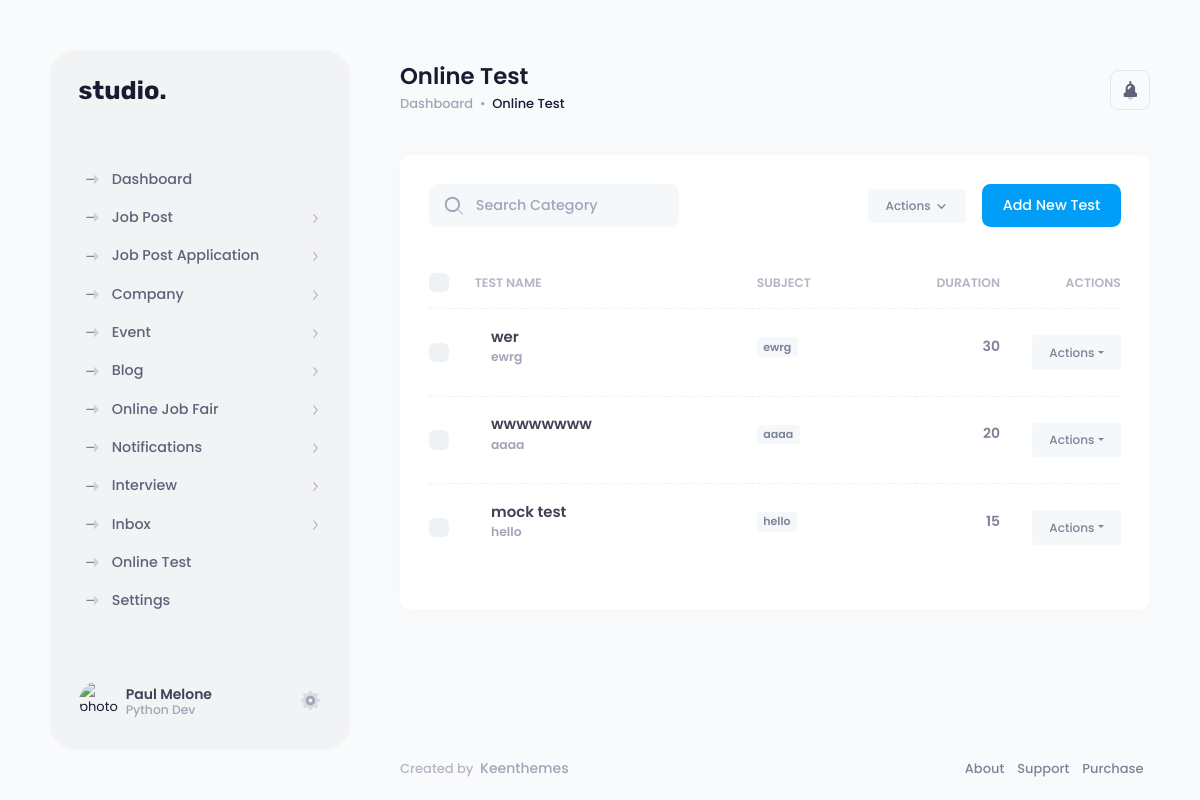
The page /test/test.php on the database its author committed.
### tables this page shows
CREATE TABLE `tests` (
  `test_id` varchar(25) NOT NULL,
  `test_name` varchar(255) NOT NULL,
  `test_details` text DEFAULT NULL,
  `subject` varchar(100) DEFAULT NULL,
  `duration` int(11) DEFAULT NULL
);

### test/test.php (the view, shortened to what this page needs)
<!DOCTYPE html>
<html lang="en">
	<head><base href="../">
		<link href="assets/plugins/custom/datatables/datatables.bundle.css" rel="stylesheet" type="text/css" />
		<link href="assets/plugins/global/plugins.bundle.css" rel="stylesheet" type="text/css" />
		<link href="assets/css/style.bundle.css" rel="stylesheet" type="text/css" />
	</head>
	<body id="kt_body">
		<div class="d-flex flex-column flex-root">
			<div class="page d-flex flex-row flex-column-fluid">
				<div id="kt_aside" class="aside py-9" data-kt-drawer="true" data-kt-drawer-name="aside" data-kt-drawer-activate="{default: true, lg: false}" data-kt-drawer-overlay="true" data-kt-drawer-width="{default:'200px', '300px': '250px'}" data-kt-drawer-direction="start" data-kt-drawer-toggle="#kt_aside_toggle">
                    <?php include '../templet/logo.php';?>
                    <?php include '../templet/aside_menu.php';?>
                    <?php include '../user/user.php';?>
				</div>
				<div class="wrapper d-flex flex-column flex-row-fluid" id="kt_wrapper">
					<div id="kt_header" class="header">
						<div class="container d-flex flex-stack flex-wrap gap-2" id="kt_header_container">
							<div class="page-title d-flex flex-column align-items-start justify-content-center flex-wrap me-lg-2 pb-5 pb-lg-0" data-kt-swapper="true" data-kt-swapper-mode="prepend" data-kt-swapper-parent="{default: '#kt_content_container', lg: '#kt_header_container'}">
								<h1 class="d-flex flex-column text-dark fw-bolder my-0 fs-1">Online Test</h1>
								<ul class="breadcrumb breadcrumb-dot fw-bold fs-base my-1">
									<li class="breadcrumb-item text-muted">
										<a href="home.php" class="text-muted">Dashboard</a>
									</li>
									<li class="breadcrumb-item text-dark">Online Test</li>
								</ul>
							</div>
							<div class="d-flex align-items-center flex-shrink-0">
								<div class="d-flex align-items-center ms-3 ms-lg-4">
									<div class="btn btn-icon btn-color-gray-700 btn-active-color-primary btn-outline btn-outline-secondary w-40px h-40px" id="kt_activities_toggle">
										<span class="svg-icon svg-icon-1">
										</span>
									</div>
								</div>
							</div>
						</div>
					</div>
					<div class="content d-flex flex-column flex-column-fluid" id="kt_content">
						<div class="container-xxl" id="kt_content_container">
							<div class="card card-flush">
								<div class="card-header align-items-center py-5 gap-2 gap-md-5">
									<div class="card-title">
										<div class="d-flex align-items-center position-relative my-1">
											<span class="svg-icon svg-icon-1 position-absolute ms-4">
											</span>
											<input type="text" data-kt-ecommerce-category-filter="search" class="form-control form-control-solid w-250px ps-14" placeholder="Search Category" />
										</div>
									</div>
									<div class="card-toolbar flex-row-fluid justify-content-end gap-5">
										<div>
										<a href="#" class="btn btn-sm btn-light btn-active-light-primary w-100 mw-150px" data-kt-menu-trigger="click" data-kt-menu-placement="bottom-end">Actions
													<span class="svg-icon svg-icon-5 m-0">
													</span>
													</a>
											</div>
										<div class="card-toolbar">
											<a href="#" class="btn btn-primary" data-bs-toggle="modal" data-bs-target="#kt_modal_new_test">Add New Test</a>
										</div>
									</div>
								</div>
								<div class="card-body pt-0">
									<table class="table align-middle table-row-dashed fs-6 gy-5" id="kt_ecommerce_category_table">
										<thead>
											<tr class="text-start text-gray-400 fw-bolder fs-7 text-uppercase gs-0">
												<th class="w-10px pe-2">
													<div class="form-check form-check-sm form-check-custom form-check-solid me-3">
														<input class="form-check-input" type="checkbox" data-kt-check="true" data-kt-check-target="#kt_ecommerce_category_table .form-check-input" value="1" />
													</div>
												</th>
												<th class="min-w-250px">Test Name</th>
												<th class="min-w-150px">Subject</th>
												<th class="text-end min-w-70px">Duration</th>
												<th class="text-end min-w-70px">Actions</th>
											</tr>
										</thead>
										<tbody class="fw-bold text-gray-600">
										<?php
											include '../db_connect/db_connect.php';
											$sql = "SELECT * FROM tests";
											$result = $conn->query($sql);
											if ($result->num_rows > 0) {
												while($row = $result->fetch_assoc()) {
													?>
											<tr>
												<td>
													<div class="form-check form-check-sm form-check-custom form-check-solid">
														<input class="form-check-input" type="checkbox" value="1" />
													</div>
												</td>
												<td>
													<div class="d-flex">
														<div class="ms-5">
															<a href="test/question.php?test_id=<?php echo $row["test_id"] ?>" class="text-gray-800 text-hover-primary fs-5 fw-bolder mb-1" data-kt-ecommerce-category-filter="category_name"><?php echo $row["test_name"] ?></a>
															<p class="text-muted fs-7 fw-bolder"><?php echo $row["test_details"] ?></p>
														</div>
													</div>
												</td>
												<td>
													<p class="badge badge-light"><?php echo $row["test_details"] ?></p>
												</td>
												<td class="text-end" data-order="30 min">
													<p class="fw-bolder"><?php echo $row["duration"] ?></p>
												</td>
												<?php
													echo "<td class='text-end'>
															<div class='dropdown'>
																<button class='btn btn-sm btn-light btn-active-light-primary dropdown-toggle' type='button' data-bs-toggle='dropdown' aria-expanded='false'>Actions</button>
																<ul class='dropdown-menu'>
																<li><a class='dropdown-item' href='test/edit-test.php?test_id=" . $row["test_id"] . "'>Edit</a></li>
																	<li>
																		<form method='POST' action='test/backend_quiz.php'>
																			<input type='hidden' name='delete_test_data' value='1'>
																			<input type='hidden' name='test_id' value='" . $row["test_id"] . "'>
																			<button type='submit' class='dropdown-item'>Delete</button>
																		</form>
																	</li>
																</ul>
															</div>
														  </td>";
													echo "</tr>";
													?>
											<?php
											}
												} else {
													echo "<tr><td colspan='4'>No data available</td></tr>";
												}
												?>
										</tbody>
									</table>
								</div>
							</div>
						</div>
					</div>
					<div class="footer py-4 d-flex flex-lg-column" id="kt_footer">
						<div class="container d-flex flex-column flex-md-row flex-stack">
							<div class="text-dark order-2 order-md-1">
								<span class="text-gray-400 fw-bold me-1">Created by</span>
								<a href="https://keenthemes.com" target="_blank" class="text-muted text-hover-primary fw-bold me-2 fs-6">Keenthemes</a>
							</div>
							<ul class="menu menu-gray-600 menu-hover-primary fw-bold order-1">
								<li class="menu-item">
									<a href="https://keenthemes.com" target="_blank" class="menu-link px-2">About</a>
								</li>
								<li class="menu-item">
									<a href="https://devs.keenthemes.com" target="_blank" class="menu-link px-2">Support</a>
								</li>
								<li class="menu-item">
									<a href="https://1.envato.market/EA4JP" target="_blank" class="menu-link px-2">Purchase</a>
								</li>
							</ul>
						</div>
					</div>
				</div>
			</div>
		</div>
	</body>
</html>

### rows shown on the page
tests: test_name "wer", test_details "ewrg", duration "30"
tests: test_name "wwwwwwww", test_details "aaaa", duration "20"
tests: test_name "mock test", test_details "hello", duration "15"
